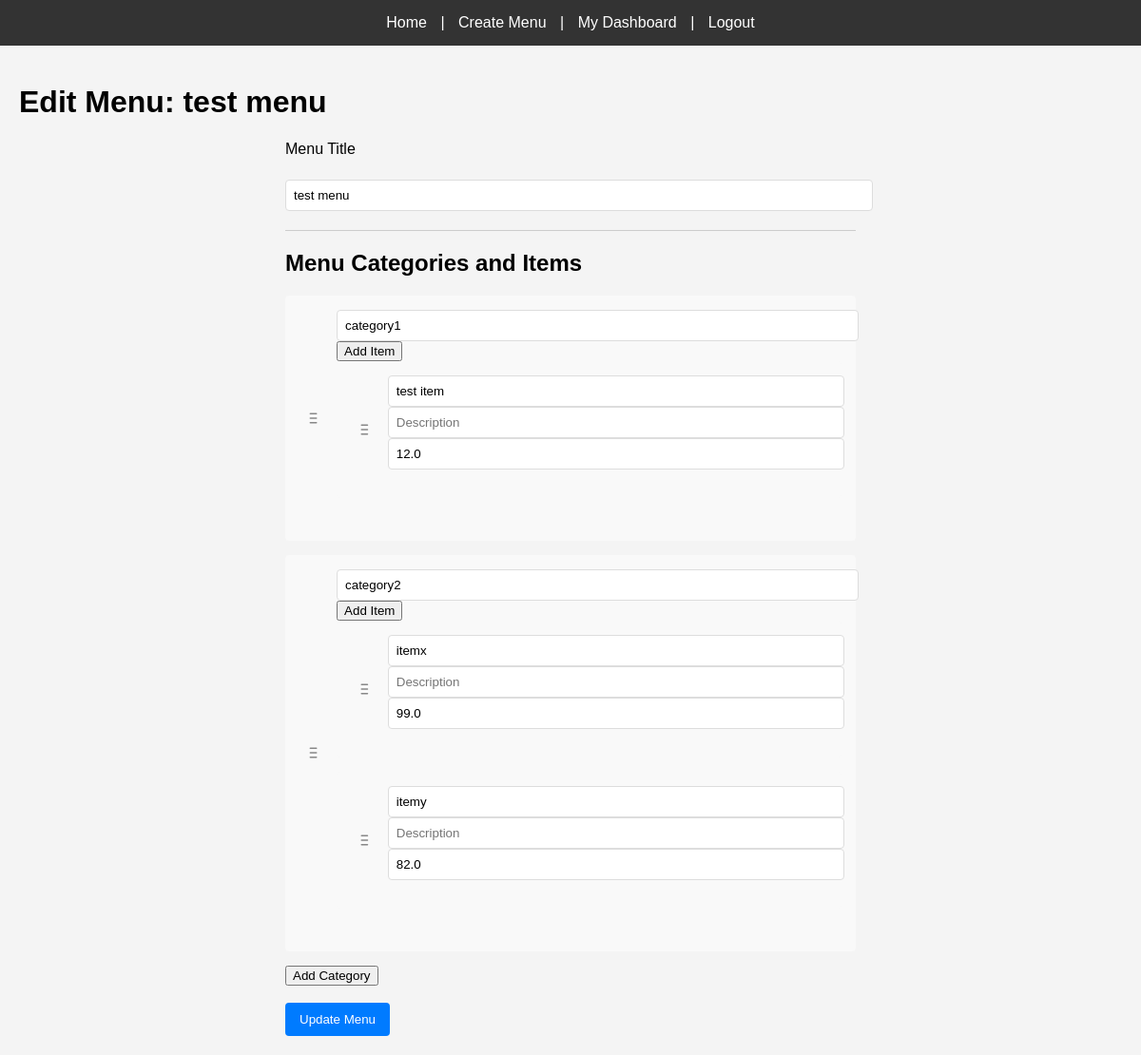
Before: /edit/CUqfjGnH (signed in) with the older database file.
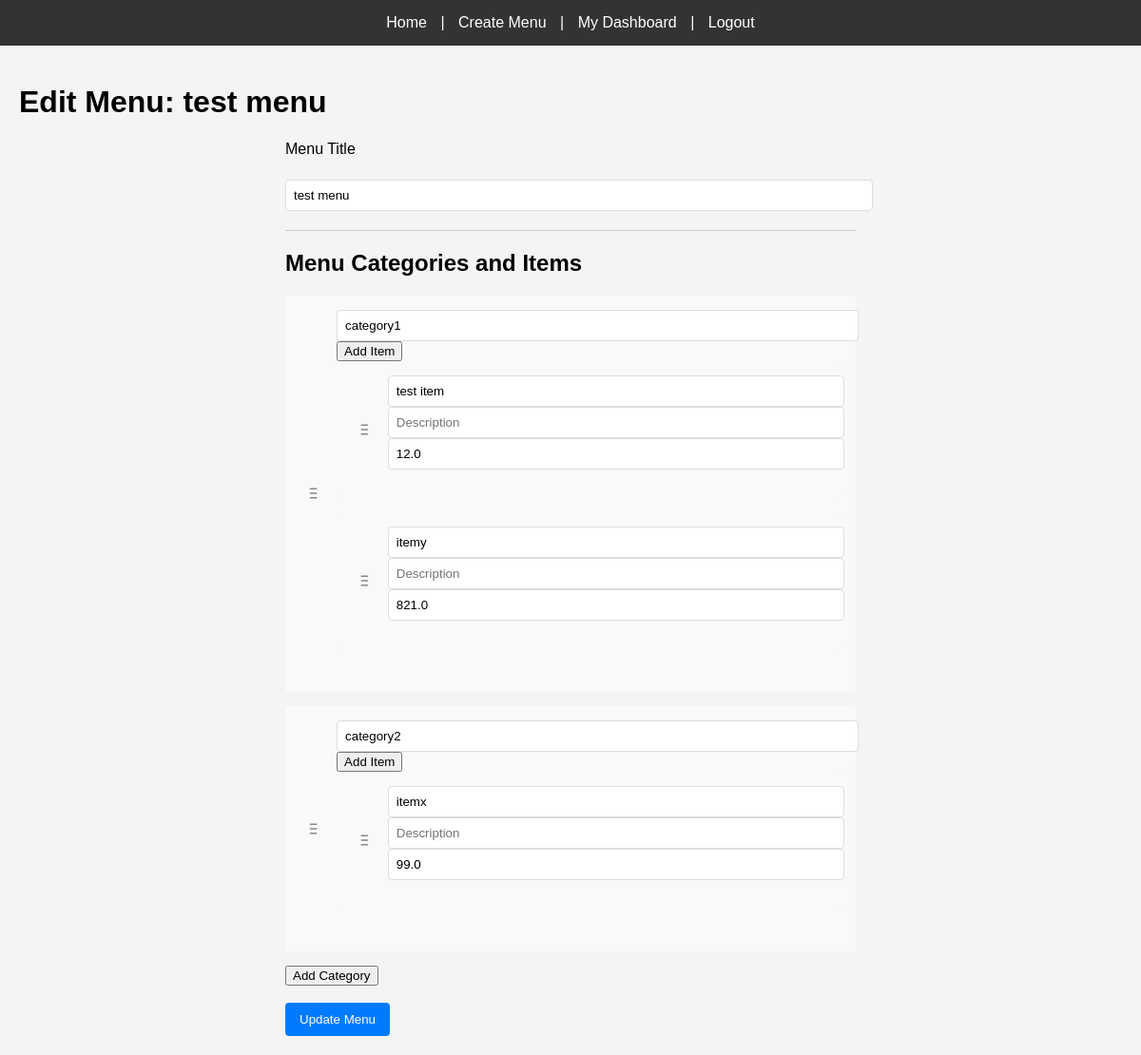
After: the same page with the newer database file.
### models.py (models this page shows)
class Menu(db.Model):
  id = db.Column(db.Integer, primary_key=True)
  title = db.Column(db.String(150), nullable=False)
  shareable_link = db.Column(db.String(200), unique=True, nullable=False)
  qr_code = db.Column(db.String(200), nullable=False)
  user_id = db.Column(db.Integer, db.ForeignKey('user.id'), nullable=False)
  categories = db.relationship('Category', backref='menu', lazy=True, cascade="all, delete-orphan", order_by="Category.order")

class Category(db.Model):
  id = db.Column(db.Integer, primary_key=True)
  name = db.Column(db.String(100), nullable=False)
  order = db.Column(db.Integer, nullable=False)
  menu_id = db.Column(db.Integer, db.ForeignKey('menu.id'), nullable=False)
  items = db.relationship('MenuItem', backref='category', lazy=True, cascade="all, delete-orphan", order_by="MenuItem.order")

class MenuItem(db.Model):
  id = db.Column(db.Integer, primary_key=True)
  name = db.Column(db.String(150), nullable=False)
  description = db.Column(db.Text, nullable=True)
  price = db.Column(db.Float, nullable=False)
  order = db.Column(db.Integer, nullable=False)
  category_id = db.Column(db.Integer, db.ForeignKey('category.id'), nullable=False)

### app.py (the view, shortened to what this page needs)
@app.route('/edit/<link>', methods=['GET', 'POST'])
@login_required
def edit_menu(link):
  menu = Menu.query.filter_by(shareable_link=link).first_or_404()
  if menu.owner != current_user:
      flash('You do not have permission to edit this menu.', 'danger')
      return redirect(url_for('view_menu', link=link))
  form = EditMenuForm(obj=menu)
  categories = Category.query.filter_by(menu_id=menu.id).order_by(Category.order).all()
  return render_template('edit_menu.html', form=form, menu=menu, categories=categories)

### app.py
class EditMenuForm(FlaskForm):
  title = StringField('Menu Title', validators=[DataRequired(), Length(max=150)])
  submit_button = SubmitField('Update Menu')

### app.py (called while the page is built)
@login_manager.user_loader
def load_user(user_id):
  return User.query.get(int(user_id))

### templates/edit_menu.html (shortened to what this page needs)
{% extends "base.html" %}
{% block content %}
<h1>Edit Menu: {{ menu.title }}</h1>
<form id="menuForm" method="POST">
    <div>
        {{ form.title.label }}<br>
        {{ form.title(size=50) }}<br>
    </div>
    <hr>
    <h2>Menu Categories and Items</h2>
    <div id="menuStructure">
        {% for category in categories %}
            <div id="category-{{ category.id }}" class="category">
                <svg class="drag-handle" width="24" height="24" viewBox="0 0 24 24" fill="none" xmlns="http://www.w3.org/2000/svg">
                    <path d="M8 6H16M8 12H16M8 18H16" stroke="currentColor" stroke-width="2" stroke-linecap="round" stroke-linejoin="round"/>
                </svg>
                <div>
                    <input type="text" name="categories[category-{{ category.id }}][name]" value="{{ category.name }}" placeholder="Category Name" required>
                    <button type="button" onclick="addItem('category-{{ category.id }}')">Add Item</button>
                    <div class="items-container">
                        {% for item in category.items %}
                            <div class="item" data-item-id="item-{{ item.id }}">
                                <svg class="drag-handle" width="24" height="24" viewBox="0 0 24 24" fill="none" xmlns="http://www.w3.org/2000/svg">
                                    <path d="M8 6H16M8 12H16M8 18H16" stroke="currentColor" stroke-width="2" stroke-linecap="round" stroke-linejoin="round"/>
                                </svg>
                                <div>
                                    <input type="text" name="items[item-{{ item.id }}][name]" value="{{ item.name }}" placeholder="Item Name" required>
                                    <input type="text" name="items[item-{{ item.id }}][description]" value="{{ item.description }}" placeholder="Description">
                                    <input type="number" name="items[item-{{ item.id }}][price]" value="{{ item.price }}" placeholder="Price" step="0.01" required>
                                </div>
                            </div>
                        {% endfor %}
                    </div>
                </div>
            </div>
        {% endfor %}
    </div>
    <button type="button" onclick="addCategory()">Add Category</button>
    <br><br>
    {{ form.submit_button(class="btn") }}
</form>
{% endblock %}

### templates/base.html (shortened to what this page needs)
<!DOCTYPE html>
<html lang="en">
<head>
    <link rel="stylesheet" href="{{ url_for('static', filename='css/styles.css') }}">
</head>
<body>
    <nav>
        <a href="{{ url_for('index') }}">Home</a> |
        {% if current_user.is_authenticated %}
            <a href="{{ url_for('create_menu') }}">Create Menu</a> |
            <a href="{{ url_for('dashboard') }}">My Dashboard</a> |
            <a href="{{ url_for('logout') }}">Logout</a>
        {% else %}
            <a href="{{ url_for('login') }}">Login</a> |
            <a href="{{ url_for('register') }}">Register</a>
        {% endif %}
    </nav>
    <div class="container">
        {% block content %}{% endblock %}
    </div>
</body>
</html>

### static/css/styles.css (style rules this page uses)
body { font-family: Arial, sans-serif; background-color: #f4f4f4; margin: 0; padding: 0; }
nav { background-color: #333; color: #fff; padding: 15px; text-align: center; }
nav a { color: #fff; margin: 0 10px; text-decoration: none; }
.container { padding: 20px; }
.btn { background-color: #28a745; color: #fff; padding: 10px 20px; border: none; cursor: pointer; text-decoration: none; display: inline-block; }
hr { border: 0; height: 1px; background: #ccc; margin: 20px 0; }
form { max-width: 600px; margin: 0 auto; }
form div { margin-bottom: 15px; }
form label { display: block; margin-bottom: 5px; }
form input[type="text"], form input[type="number"], form textarea { width: 100%; padding: 8px; border: 1px solid #ddd; border-radius: 4px; }
.item { background-color: #f9f9f9; padding: 15px; margin-bottom: 15px; border-radius: 4px; }
.btn { background-color: #007bff; color: white; padding: 10px 15px; border: none; border-radius: 4px; cursor: pointer; }
.drag-handle { cursor: move; padding: 5px; margin-right: 10px; color: #888; }
.category, .item { display: flex; align-items: center; background-color: #f9f9f9; padding: 15px; margin-bottom: 15px; border-radius: 4px; }
.category > div, .item > div { flex-grow: 1; }

Changed rows visible on the page:
changed Category "category1": gains MenuItem (name "itemy", price "821.0")
changed Category "category2": loses MenuItem (name "itemy", price "82.0")
